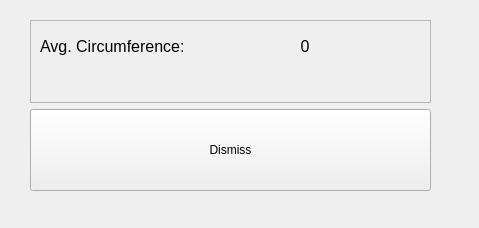
<?xml version="1.0" encoding="UTF-8"?>
<ui version="4.0">
 <class>MainWindow</class>
 <widget class="QMainWindow" name="MainWindow">
  <property name="geometry">
   <rect>
    <x>0</x>
    <y>0</y>
    <width>479</width>
    <height>228</height>
   </rect>
  </property>
  <property name="windowTitle">
   <string>MainWindow</string>
  </property>
  <property name="styleSheet">
   <string notr="true">QFrame {
	background-color: #25292B;
}

#centralWidget, QStackedWidget, QStackedWidget &gt; QWidget {
	background: transparent;
}

QLabel {
	color: #F8F8F8;
	background: transparent;
}

QFrame[titleFrame=true] {
	background-color: #5F5F5F;
}

QWidget[fontSize=&quot;14&quot;] {
	font-size: 14pt;
}

QWidget[fontSize=&quot;12&quot;] {
	font-size: 12pt;
}

QGroupBox {
	color: #F8F8F8;
	border: none;
	margin: 15px;
}

QWidget[inList=true] {
	font-size: 12pt;
	min-height: 60px;
	max-height: 100px;
}


/* PushButton */

QPushButton {
	background-color: #25292B;
	border: 2px solid #F8F8F8;
	color: #F8F8F8;
}

QPushButton:hover {
	background-color: #F8F8F8;
	color: #25292B;
}

QPushButton:pressed {
	background-color: #00F0F0;
	color: #25292B;
	border: 2px solid #00F0F0;
}


/* RadioButton */

QRadioButton {
	background-color: #25292B;
	border: 2px solid #F8F8F8;
	color: #F8F8F8;
}

QRadioButton:hover {
	background-color: #F8F8F8;
	color: #25292B;
}

QRadioButton:checked {
	background-color: #00F0F0;
	color: #25292B;
	border: 2px solid #00F0F0;
}

QRadioButton::indicator {
	width: 0px;
	height: 0px;
	color: #F8F8F8;
}


/* CheckBox */

QCheckBox {
	background-color: #25292B;
	border: 2px solid #F8F8F8;
	color: #F8F8F8;
}

QCheckBox:hover {
	background-color: #F8F8F8;
	color: #25292B;
}

QCheckBox:checked {
	background-color: #00F0F0;
	color: #25292B;
	border: 2px solid #00F0F0;
}

QCheckBox::indicator {
	width: 0px;
	height: 0px;
}


/* Page Selectors */

QRadioButton[pageSelector=true] {
	background-color: #25292B;
	max-width: 90px;
	max-height: 90px;
	border-radius: 40px;
	border: none;
	padding: 10px;
}

QRadioButton[pageSelector=true]:checked {
	background-color: #F8F8F8;
	max-width: 90px;
	max-height: 90px;
	border-radius: 40px;
	border: none;
	padding: 10px;
}

#viewRadioButton {
	image: url(:/menu/icons/view-white.svg);
}

#viewRadioButton:checked {
	image: url(:/menu/icons/view-black.svg);
}

#toolsRadioButton {
	image: url(:/menu/icons/tools-white.svg);
}

#toolsRadioButton:checked {
	image: url(:/menu/icons/tools-black.svg);
}

#groupsRadioButton {
	image: url(:/menu/icons/groups-white.svg);
}

#groupsRadioButton:checked {
	image: url(:/menu/icons/groups-black.svg);
}

#pauseRadioButton {
	image: url(:/menus/icons/pause-white.svg);
}

#pauseRadioButton:checked {
	image: url(:/menus/icons/pause-black.svg);
}

#playRadioButton {
	image: url(:/menus/icons/play-white.svg);
}

#playRadioButton:checked {
	image: url(:/menus/icons/play-black.svg);
}</string>
  </property>
  <widget class="QWidget" name="centralwidget">
   <widget class="QWidget" name="layoutWidget">
    <property name="geometry">
     <rect>
      <x>30</x>
      <y>20</y>
      <width>401</width>
      <height>171</height>
     </rect>
    </property>
    <layout class="QVBoxLayout" name="verticalLayout">
     <item>
      <widget class="QFrame" name="frame_3">
       <property name="frameShape">
        <enum>QFrame::StyledPanel</enum>
       </property>
       <property name="frameShadow">
        <enum>QFrame::Raised</enum>
       </property>
       <widget class="QWidget" name="layoutWidget">
        <property name="geometry">
         <rect>
          <x>10</x>
          <y>10</y>
          <width>351</width>
          <height>32</height>
         </rect>
        </property>
        <layout class="QHBoxLayout" name="horizontalLayout_3">
         <item>
          <widget class="QLabel" name="label_5">
           <property name="font">
            <font>
             <pointsize>12</pointsize>
            </font>
           </property>
           <property name="text">
            <string>Avg. Circumference:    </string>
           </property>
          </widget>
         </item>
         <item>
          <widget class="QLabel" name="circumferenceLabel">
           <property name="font">
            <font>
             <pointsize>12</pointsize>
            </font>
           </property>
           <property name="text">
            <string>0</string>
           </property>
           <property name="alignment">
            <set>Qt::AlignCenter</set>
           </property>
          </widget>
         </item>
        </layout>
       </widget>
      </widget>
     </item>
     <item>
      <widget class="QPushButton" name="dismissCircumferenceButton">
       <property name="sizePolicy">
        <sizepolicy hsizetype="Minimum" vsizetype="Minimum">
         <horstretch>0</horstretch>
         <verstretch>0</verstretch>
        </sizepolicy>
       </property>
       <property name="text">
        <string>Dismiss</string>
       </property>
       <property name="fontSize" stdset="0">
        <UInt>12</UInt>
       </property>
      </widget>
     </item>
    </layout>
   </widget>
  </widget>
  <action name="actionLoad">
   <property name="text">
    <string>Load</string>
   </property>
  </action>
  <action name="actionSave">
   <property name="text">
    <string>Save</string>
   </property>
  </action>
  <action name="actionPref_s">
   <property name="text">
    <string>Pref's</string>
   </property>
  </action>
  <action name="actionAbout">
   <property name="text">
    <string>About</string>
   </property>
  </action>
  <action name="actionDraw">
   <property name="text">
    <string>Draw</string>
   </property>
  </action>
  <action name="actionMeasure">
   <property name="text">
    <string>Measure</string>
   </property>
  </action>
  <action name="actionWaypoint">
   <property name="text">
    <string>Waypoint</string>
   </property>
  </action>
  <action name="actionNote">
   <property name="text">
    <string>Note</string>
   </property>
  </action>
  <action name="actionSphere">
   <property name="text">
    <string>Sphere</string>
   </property>
  </action>
  <action name="actionBox">
   <property name="text">
    <string>Box</string>
   </property>
  </action>
  <action name="actionSaveSourceIDs">
   <property name="text">
    <string>Save Source_ID's</string>
   </property>
  </action>
  <action name="actionReset">
   <property name="text">
    <string>Reset</string>
   </property>
  </action>
  <action name="actionPlace1">
   <property name="text">
    <string>Place1</string>
   </property>
  </action>
  <action name="actionPlace2">
   <property name="text">
    <string>Place2</string>
   </property>
  </action>
  <action name="actionPlace3">
   <property name="text">
    <string>Place3</string>
   </property>
  </action>
  <action name="actionPlace4">
   <property name="text">
    <string>Place4</string>
   </property>
  </action>
  <action name="actionShow_All">
   <property name="text">
    <string>Show All</string>
   </property>
  </action>
  <action name="actionHide_All">
   <property name="text">
    <string>Hide All</string>
   </property>
  </action>
 </widget>
 <resources>
  <include location="../../resources.qrc"/>
 </resources>
 <connections/>
</ui>
